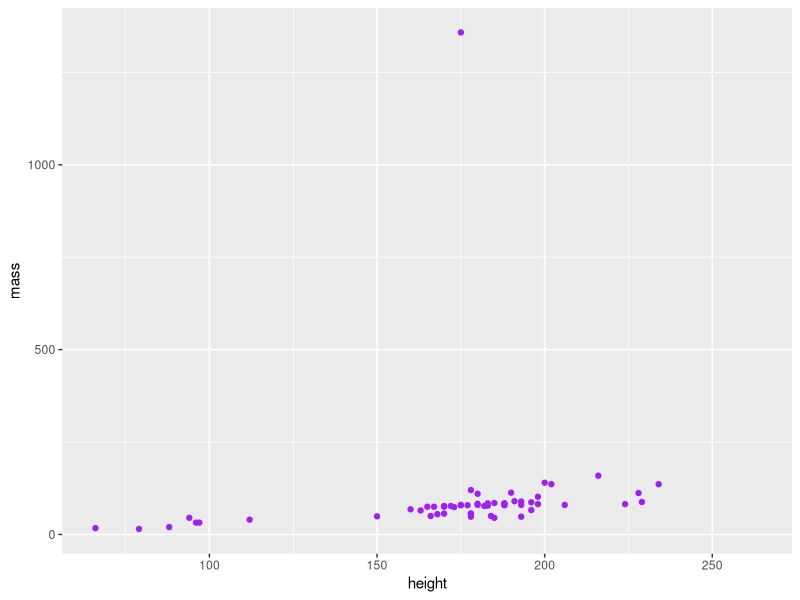

This chart was generated by the following R code:
## ---- chunk 1
knitr::opts_chunk$set(echo = TRUE)
library(tidyverse)
## ---- chunk 2

#Data summary of starwars
skimr::skim(starwars)
summary(starwars)
View(starwars)

## ---- chunk 3
#aes used for mapping against a variable

ggplot(data = starwars, aes(x = height, y = mass)) +
  geom_point(color = 'purple')

## ---- chunk 4

sw_height_vr <- var(starwars$height, na.rm = T)
sw_height_vr

sw_height_sd <- sd(starwars$height, na.rm = T)
sw_height_sd

## ---- chunk 5

5 < 10

"cat" > "armadillo"

"cat" > "elephant"

'dog' == 'dog'

## ---- chunk 6
10<=11

5>=4

3<=1


## ---- chunk 7

spiders <- c(1, 3, 7, 10, 15)

spiders > 5

## ---- chunk 8

3 < 1 | 8 > 2

6 < 10 & 5 < 1

7 != 11

4 != 4 | 2 < 5 | 6 > 10

0 == F

1 == T

